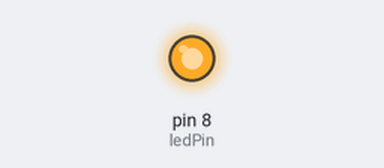
Bench run of a sketch on a simulated Arduino Uno, built with avr-gcc and run on an emulated ATmega328P. On the bench: output pins drawn as LEDs (lit = HIGH). What the sketch prints to the serial monitor is not drawn.

Above: at 0.1 s.
At 5.0 s:
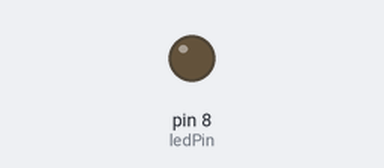
Timing chart, 0 to 8.5 s (numbered marks = the images above):
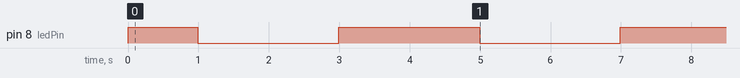

The sketch:

lab_8_2.ino
```cpp
#define ledPin 8
#define intPin 3
int time = 0;
bool toggle = 1;
int count=0;
void setup()
{
  pinMode(ledPin, OUTPUT);
  pinMode(intPin,INPUT);
  Serial.begin(9600);
  noInterrupts();
  TCCR1A = 0;
  TCCR1B = 0;

  TCNT1 = (65536-62000);
  TCCR1B |= (1 << CS12);
  TIMSK1 |= (1 << TOIE1);
  interrupts();

}

void loop()
{
  Serial.print(count);
  Serial.print(":");
  Serial.println(time);
  digitalWrite(ledPin, toggle);

}
ISR(TIMER1_OVF_vect){
  TCNT1 = 3036;
  if(time>3){
    time = 1;
  }
  if(count == time){
    toggle = !toggle;
    digitalWrite(ledPin, toggle);
    time++;
  }
  else{
   	count++;
  }
}
```

Measured:
- by itself, pin 8 (ledPin): goes HIGH 0.99 s, LOW 2.0 s, HIGH 2.0 s, LOW 2.0 s, then HIGH
